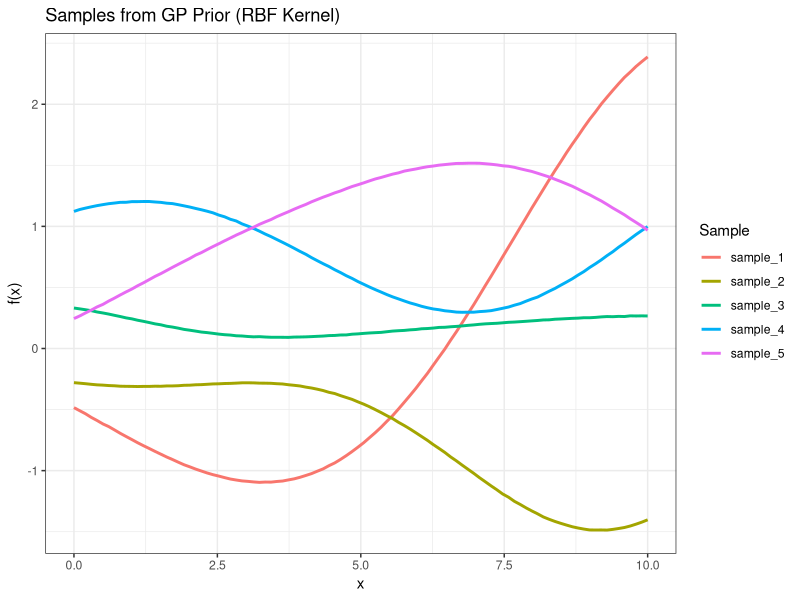

Here is the R script that generated this plot:
# Load required packages
library(kernlab)
library(MASS)
library(tidyverse)

# Define input points
x <- seq(0, 10, length.out = 100)

# Define the RBF kernel with a given length-scale (sigma)
# Define the length-scale
lambda <- 4  # e.g., smooth functions

# Convert to sigma for rbfdot
sigma <- 1 / (2 * lambda^2)

rbf_kernel <- rbfdot(sigma = sigma)

# Compute the kernel matrix
K <- kernelMatrix(rbf_kernel, as.matrix(x))
K <- K + 1e-6 * diag(length(x))  # numerical stability

# Draw samples from the GP prior
# set.seed(42)
samples <- mvrnorm(n = 5, mu = rep(0, length(x)), Sigma = K)  # 5 x 100 matrix

# Transpose so that each column is a sample
samples_t <- t(samples)
colnames(samples_t) <- paste0("sample_", 1:5)

# Combine with x
df <- as_tibble(samples_t) %>%
  mutate(x = x) %>%
  pivot_longer(cols = starts_with("sample"), names_to = "sample", values_to = "f")

# Plot
ggplot(df, aes(x = x, y = f, color = sample)) +
  geom_line(linewidth = 1) +
  theme_bw() +
  labs(
    title = "Samples from GP Prior (RBF Kernel)",
    x = "x", y = "f(x)", color = "Sample"
  )
